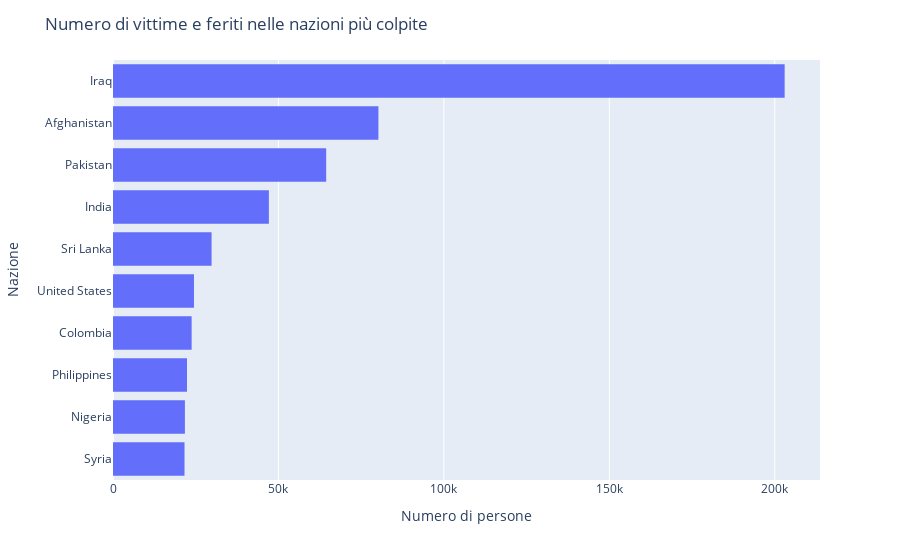

Notebook source saved alongside this figure:
### Code cell
##Numero di vittime e feriti nelle nazioni più colpite
df10PiuColpite = dfTerrorismo.groupby("Nazione").sum()
df10PiuColpite = df10PiuColpite.sort_values("Tot_colpiti",ascending=False)
df10PiuColpite = df10PiuColpite[:10]

df10PiuColpite = df10PiuColpite.sort_values("Tot_colpiti")

fig = px.histogram(df10PiuColpite,orientation="h",  y=df10PiuColpite.index,x="Tot_colpiti")
fig.layout["xaxis"]["title"] = "Numero di persone"
fig.layout["yaxis"]["title"] = "Nazione"
fig.layout["title"] = "Numero di vittime e feriti nelle nazioni più colpite"
fig.show()

### Figure 1 — Plotly figure (JSON) as saved in the notebook; plotly's stock layout.template omitted (floating-point values rounded to 4 significant figures)
{"data": [{"alignmentgroup": "True", "bingroup": "y", "histfunc": "sum", "hovertemplate": "sum of Tot_colpiti=%{x}<br>Nazione=%{y}<extra></extra>", "legendgroup": "", "marker": {"color": "#636efa"}, "name": "", "offsetgroup": "", "orientation": "h", "showlegend": false, "type": "histogram", "x": [21614, 21728, 22361, 23767, 24469, 29792, 47108, 64427, 80213, 202982], "xaxis": "x", "y": ["Syria", "Nigeria", "Philippines", "Colombia", "United States", "Sri Lanka", "India", "Pakistan", "Afghanistan", "Iraq"], "yaxis": "y"}], "layout": {"barmode": "relative", "legend": {"tracegroupgap": 0}, "margin": {"t": 60}, "title": {"text": "Numero di vittime e feriti nelle nazioni più colpite"}, "xaxis": {"anchor": "y", "domain": [0, 1], "title": {"text": "Numero di persone"}}, "yaxis": {"anchor": "x", "domain": [0, 1], "title": {"text": "Nazione"}}}}
